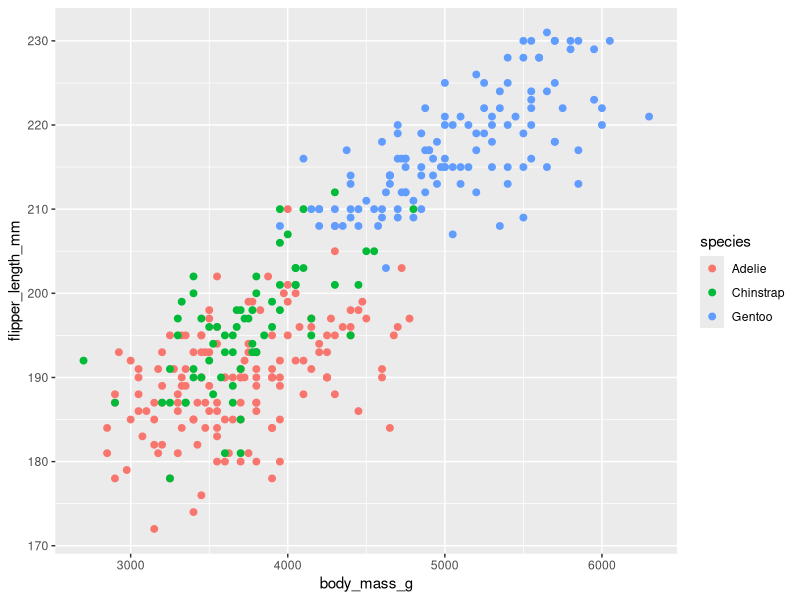

The R script that drew this image:
## ---- chunk 1
knitr::opts_chunk$set(echo = TRUE)
library(tidyverse)
library(palmerpenguins)

## ---- chunk 2
ggplot(data = penguins, aes(x = body_mass_g, y = flipper_length_mm)) +
  geom_point(aes(color = species), size = 2)

#when only "geom_point()" is used/not separated by species variable: This looks like there is a positive linear relationship between body mass and flipper length across all three penguin species. Aes used specifically for graphing variables based on aesthetics. Not referring to a variable, like size of dots -- outside of "aes()"  

